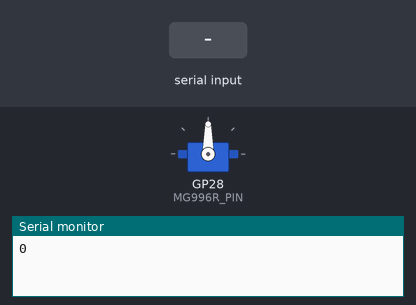
Bench run of a program on a simulated Raspberry Pi Pico. Parts: servo, the last lines printed to the serial monitor. The inputs (shaded band) are chosen by the test bench.

Above: at 1.2 s.
1.3 s: "1" received over Serial
At 2.6 s:
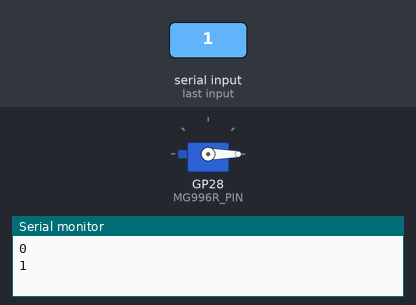
Timing chart, 0 to 4.3 s (numbered marks = the images above; inputs shaded):
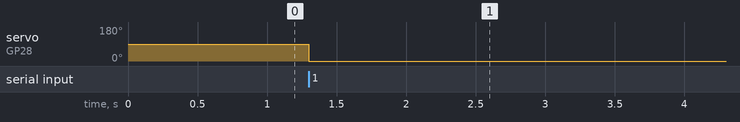

Measured:
- after the input at 1.3 s, servo on GP28 (MG996R_PIN): 90° → 0° at once

The program:

main.cpp
```cpp
#include <Arduino.h>
#include <Servo.h>
#include <stdio.h>
#include "stdlib.h"

#define MG996R_PIN 28
#define HEARTBEAT_INTERVAL  1000

Servo myServo;

int currentPos = 0;

uint64_t currentTime = 0;
uint64_t lastTime = 0;
int cnt = 0;

void setup() {

  Serial.begin(115200);

  myServo.attach(MG996R_PIN);
 //myServo.setPeriodHertz(500);
 //myServo.attach(MG996R_PIN, 1000, 2000);
}

void loop() {


  if(millis() - lastTime > HEARTBEAT_INTERVAL)
  {
    lastTime = millis();
    Serial.println(cnt++);
  }

  if(Serial.available())
  {
    char c = Serial.read();
    switch (c)
    {
    case 'u':
      currentPos += 1;
      break;

    case 'd':
      currentPos -= 1;
      break;

    default:
     myServo.write(currentPos);
      delay(1);
      break;
    }

  }

}
```
